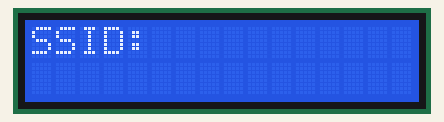
Bench run of a sketch on a simulated Arduino MKR. Shown: 16×2 character LCD. WiFi joins after 1.5 s; servers stay silent unless stated; uploads are accepted with an empty reply; not simulated (calls return 0 or success): arduino_secrets.h; what the sketch prints to the serial monitor is not drawn.

Above: at 13.6 s.
At 16.6 s:
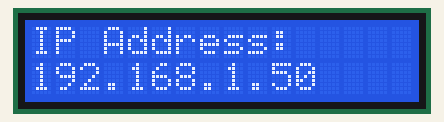
At 19.6 s:
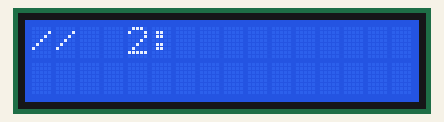
At 29.9 s:
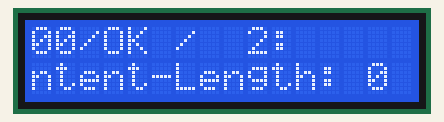

Measured:
- what the display in image 0 shows lasts 3.0 s, from 13.6 s to 16.6 s
- what the display in image 2 shows lasts 10.3 s, from 19.6 s to 29.9 s

The sketch:

linkeDisplay.ino
```cpp
#include "arduino_secrets.h"
#include <SPI.h>
#include <WiFiNINA.h>
#include <LiquidCrystal.h>

char ssid[] = SECRET_SSID;
char pass[] = SECRET_PASS;
int keyIndex = 0;

int status = WL_IDLE_STATUS;

WiFiClient client;

const int rs=12, en=11, d4=0, d5=1, d6=2, d7=3;
LiquidCrystal lcd(rs, en, d4, d5, d6, d7);

// server address:
char server[] = "ztHost.home";

unsigned long lastConnectionTime = 0;
const unsigned long postingInterval = 10L * 1000L;

//decalage entre le fuseau 00 et votre fuseau horraire
const int GMT = 2;

void setup() {
  lcd.begin(16,2);
  Serial.begin(9600);
  delay(2000);

  // check for the WiFi module:
  if (WiFi.status() == WL_NO_MODULE) {
    Serial.println("Communication with WiFi module failed!");
    // don't continue
    while (true);
  }

  String fv = WiFi.firmwareVersion();
  if (fv < WIFI_FIRMWARE_LATEST_VERSION) {
    Serial.println("Please upgrade the firmware");
  }

  while (status != WL_CONNECTED) {
    Serial.print("Attempting to connect to SSID: ");
    Serial.println(ssid);
    status = WiFi.begin(ssid, pass);
    // wait 10 seconds for connection:
    delay(10000);
  }
  // you're connected print out the status:
  printWifiStatus();
  displayWifiStatus();
}


String text = "";
void loop() {
  while (client.available()) {
    char c = client.read();
    Serial.write(c);
    text.concat(c);
  }

  if (millis() - lastConnectionTime > postingInterval) {
    displayData(text);
    text = "";
    httpRequest();
  }
}

void httpRequest() {
  client.stop();
  if (client.connect(server, 80)) {
    Serial.println("connecting...");
    // send the HTTP PUT request:
    client.println("GET /me.txt HTTP/1.1");
    client.println("Host: ztHost.home");
    client.println("User-Agent: ArduinoWiFi/1.1");
    client.println("Connection: close");
    client.println();
    // note the time that the connection was made:
    lastConnectionTime = millis();
  } else {
    lcd.clear();
    lcd.setCursor(0,0);
    Serial.println("connection failed");
    lcd.println("connection failed");
  }
}

void printWifiStatus() {
  Serial.print("SSID: ");
  Serial.println(WiFi.SSID());
  // print your board's IP address:
  IPAddress ip = WiFi.localIP();
  Serial.print("IP Address: ");
  Serial.println(ip);
  // print the received signal strength:
  long rssi = WiFi.RSSI();
  Serial.print("signal strength (RSSI):");
  Serial.print(rssi);
  Serial.println(" dBm");
}

void displayWifiStatus(){
  lcd.clear();
  lcd.setCursor(0,0);
  lcd.print("SSID: ");
  lcd.setCursor(0,1);
  lcd.print(WiFi.SSID());
  delay(3000);

  lcd.clear();
  lcd.setCursor(0,0);
  IPAddress ip = WiFi.localIP();
  lcd.print("IP Address: ");
  lcd.setCursor(0,1);
  lcd.print(ip);
  delay(3000);
}

//afficher les donnes recues sur la ligne du bas
void displayData(String texte){
  lcd.clear();
  lcd.setCursor(0,0);
  //Serial.println("Date : \n---["+extractDate(texte)+"]---");
  lcd.print(extractDate(texte));
  lcd.setCursor(0,1);
  //Serial.println("---["+extractData(texte)+"]---");
  lcd.print(extractData(texte));
  delay(100);
}

/*
 *Recupere les informations a partir de la chaine retourne par le client
 *Et renvoi ce qui se trouve apres l'entete
 *il faut encore l'amelirorer !!
 */
String extractData(String brutIncomingData){
  int size = brutIncomingData.length();
  int indexEndReqInfo = 0;
  indexEndReqInfo = brutIncomingData.indexOf('\n',brutIncomingData.indexOf("Content-Type:"));
  //the +3 is for the tree '\n' before the data
  //if there is two '\n' ... why did i not use it ? because idk !
  return brutIncomingData.substring(indexEndReqInfo+3, size-1);
}

/*
 * Get the actual date from the result of client.read()
 */
String extractDate(String brutIncomingData){
  int begDateIndex = brutIncomingData.indexOf("Date:",0)+6;
  int endDateIndex = brutIncomingData.indexOf('\n',begDateIndex);
  String fullDate = brutIncomingData.substring(begDateIndex, endDateIndex);

  String day = fullDate.substring(5,7);
  String month = fullDate.substring(8,11);
  String year = fullDate.substring(14,16);
  String hour = String(fullDate.substring(17,19).toInt()+GMT);
  String minut = fullDate.substring(20,22);
  return day+"/"+month+"/"+year+"  "+hour+":"+minut;
}
```
